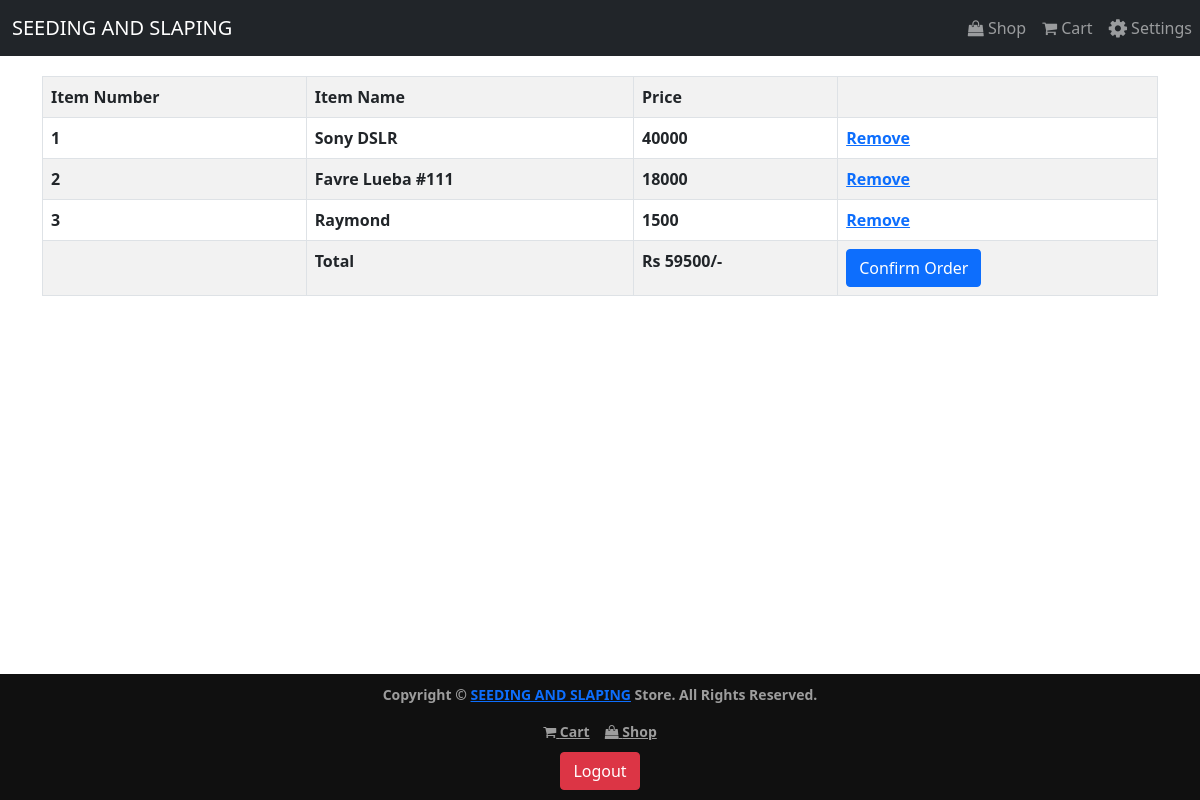
/cart.php (signed in), run on an earlier commit of the app's database.
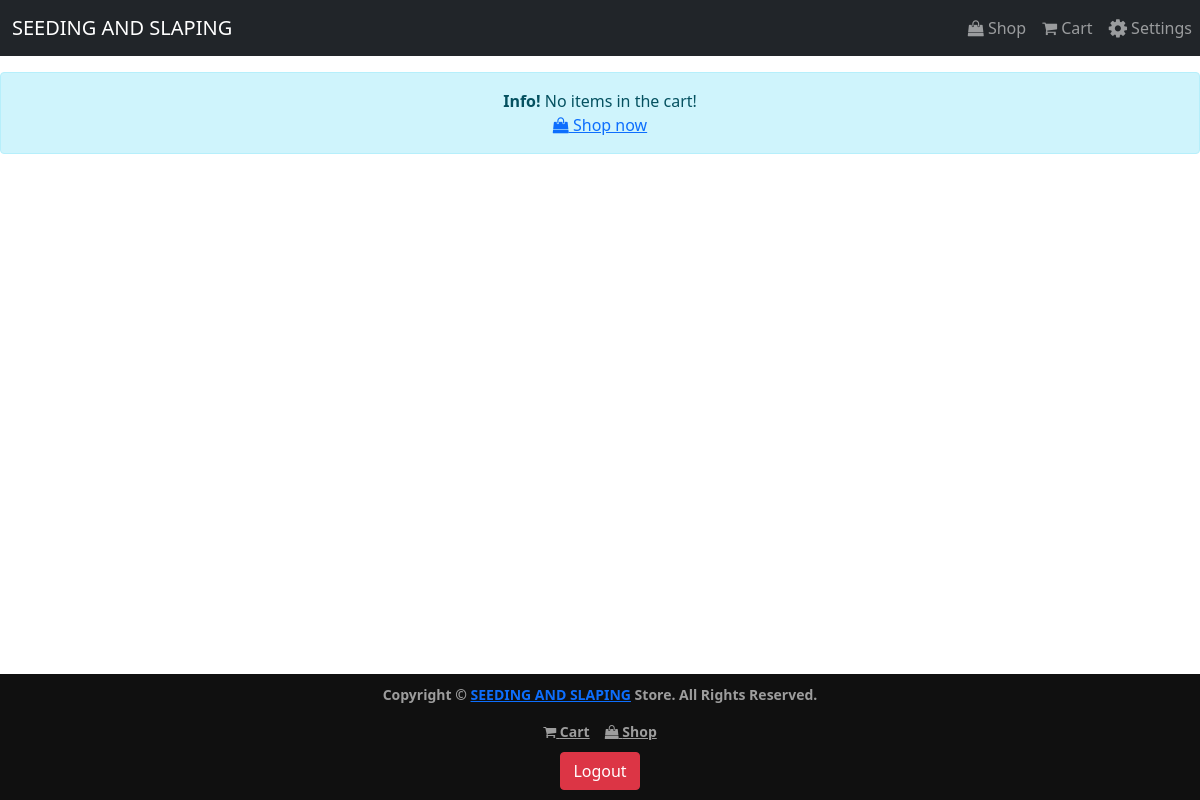
And on a later commit of the database.
### tables this page shows
CREATE TABLE `items` (
  `id` int NOT NULL AUTO_INCREMENT,
  `added_user_id` int DEFAULT NULL,
  `name` varchar(255) NOT NULL,
  `description` text,
  `price` int NOT NULL,
  `image` text,
  PRIMARY KEY (`id`)
);

### cart.php (the view, shortened to what this page needs)
<?php
    require 'header.php';
    require 'connection.php';
    $user_id=$_SESSION['id'];
    $user_products_query="select it.id,it.name,it.price from users_items ut inner join items it on it.id=ut.item_id where ut.user_id='$user_id'";
    $user_products_result = mysqli_query($con,$user_products_query) or die(mysqli_error($con));
    $no_of_user_products= mysqli_num_rows($user_products_result);
    $sum = 0;
    if($no_of_user_products != 0){
        while($row=mysqli_fetch_array($user_products_result)){
            $sum=$sum+$row['price'];
       }
    }
?>
<?php if($no_of_user_products == 0) { ?>
<div class="alert alert-info text-center mt-3">
    <strong>Info!</strong> No items in the cart! <br>
    <a href="products.php"><span class="fa fa-shopping-bag"></span> Shop now</a>
</div>
<?php } else { ?>
<div class="container cart-page">
    <table class="table table-bordered table-striped">
        <tbody>
            <tr>
                <th>Item Number</th><th>Item Name</th><th>Price</th><th></th>
            </tr>
            <?php
            $user_products_result=mysqli_query($con,$user_products_query) or die(mysqli_error($con));
            $counter=1;
            while($row=mysqli_fetch_array($user_products_result)){
                ?>
            <tr>
                <th><?php echo $counter ?></th><th><?php echo $row['name']?></th><th><?php echo $row['price']?></th>
                <th><a href='cart_remove.php?id=<?php echo $row['id'] ?>'>Remove</a></th>
            </tr>
            <?php $counter=$counter+1;}?>
            <tr>
                <th></th><th>Total</th><th>Rs <?php echo $sum;?>/-</th><th><a href="success.php?id=<?php echo $user_id?>" class="btn btn-primary">Confirm Order</a></th>
            </tr>
        </tbody>
    </table>
</div>
<?php } ?>
<?php require 'footer.php';?>

What changed in the data, as far as the page shows it:
removed items: name "Sony DSLR", price "40000"
removed items: name "Favre Lueba #111", price "18000"
removed items: name "Raymond", price "1500"
Also different on the page:
$sum: "59500" → (not shown)
text no longer shown: "Item Number Item Name Price Total Rs /- Confirm Order"
text now shown: "Info! No items in the cart! Shop now"
